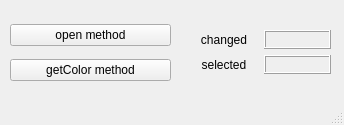
<?xml version="1.0" encoding="UTF-8"?>
<ui version="4.0">
 <class>MainWindow</class>
 <widget class="QMainWindow" name="MainWindow">
  <property name="geometry">
   <rect>
    <x>0</x>
    <y>0</y>
    <width>344</width>
    <height>125</height>
   </rect>
  </property>
  <property name="windowTitle">
   <string>MainWindow</string>
  </property>
  <widget class="QWidget" name="centralwidget">
   <widget class="QWidget" name="">
    <property name="geometry">
     <rect>
      <x>190</x>
      <y>30</y>
      <width>141</width>
      <height>44</height>
     </rect>
    </property>
    <layout class="QGridLayout" name="gridLayout">
     <item row="0" column="0">
      <widget class="QLabel" name="label_2">
       <property name="text">
        <string>changed</string>
       </property>
       <property name="alignment">
        <set>Qt::AlignCenter</set>
       </property>
      </widget>
     </item>
     <item row="0" column="1">
      <widget class="QLabel" name="lblChanged">
       <property name="frameShape">
        <enum>QFrame::Box</enum>
       </property>
       <property name="frameShadow">
        <enum>QFrame::Raised</enum>
       </property>
       <property name="text">
        <string/>
       </property>
       <property name="alignment">
        <set>Qt::AlignCenter</set>
       </property>
      </widget>
     </item>
     <item row="1" column="0">
      <widget class="QLabel" name="label">
       <property name="text">
        <string>selected</string>
       </property>
       <property name="alignment">
        <set>Qt::AlignCenter</set>
       </property>
      </widget>
     </item>
     <item row="1" column="1">
      <widget class="QLabel" name="lblSelected">
       <property name="frameShape">
        <enum>QFrame::Box</enum>
       </property>
       <property name="frameShadow">
        <enum>QFrame::Raised</enum>
       </property>
       <property name="text">
        <string/>
       </property>
       <property name="alignment">
        <set>Qt::AlignCenter</set>
       </property>
      </widget>
     </item>
    </layout>
   </widget>
   <widget class="QWidget" name="">
    <property name="geometry">
     <rect>
      <x>10</x>
      <y>17</y>
      <width>161</width>
      <height>71</height>
     </rect>
    </property>
    <layout class="QVBoxLayout" name="verticalLayout">
     <item>
      <widget class="QPushButton" name="btnOpenMethod">
       <property name="text">
        <string>open method</string>
       </property>
      </widget>
     </item>
     <item>
      <widget class="QPushButton" name="btnGetColorMethod">
       <property name="text">
        <string>getColor method</string>
       </property>
      </widget>
     </item>
    </layout>
   </widget>
  </widget>
  <widget class="QMenuBar" name="menubar">
   <property name="geometry">
    <rect>
     <x>0</x>
     <y>0</y>
     <width>344</width>
     <height>19</height>
    </rect>
   </property>
  </widget>
  <widget class="QStatusBar" name="statusbar"/>
 </widget>
 <resources/>
 <connections/>
</ui>
